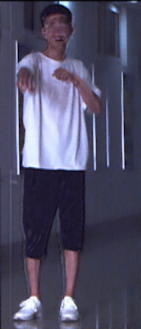
#> input picture MMPNRMNet/image_out/135.bmp, 141 x 329 px, found by its file name; its folder holds only this picture in this run
$ python sf.py
#> lines starting #> are read from the running program, lines starting #| are printed output that depends on the picture; long printed decimals are rounded
import os

import numpy as np
from PIL import Image
import math
import cv2
def SF_evaluation(image):
    M = image.shape[0]
    N = image.shape[1]

    cf =0
    rf =0
    for i in range(1,M-1):
        for j in range(1,N-1):
            dx = float(image[i, j-1])-float(image[i, j])
            rf += dx**2
            dy = float(image[i-1, j])-float(image[i,j])
            cf += dy**2

    RF = math.sqrt(rf/(M*N))
    CF = math.sqrt(cf/(M*N))
    SF = math.sqrt(RF**2+CF**2)
    return SF

if __name__ == '__main__':
    path = r'D:\MMPNRMNet\image_out'
    path1 = r'D:\MMPNRMNet\data\train\GT'
    path2 = r'D:\MMPNRMNet\data1\train\GT'
    filelist = os.listdir(path)
    sfs = 0
    for file in filelist:
        image = Image.open(os.path.join(path,file)).convert('L')
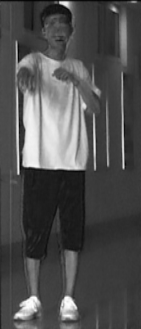
#> image: PIL image 141x329 L; min 2, max 254, mean 79.7
        image = np.array(image) / 255
#> image: shape (329, 141) float64
        sf = SF_evaluation(image)
#> after the loop in SF_evaluation, `for i in range(1,M-1):`: cf = 46.55; rf = 184.9
#> in SF_evaluation, `RF = math.sqrt(rf/(M*N))`: RF = 0.0631
#> in SF_evaluation, `CF = math.sqrt(cf/(M*N))`: CF = 0.0317
#> in SF_evaluation, `SF = math.sqrt(RF**2+CF**2)`: SF = 0.0706
#> sf = 0.0706
        print('sf:{}'.format(sf))
#| sf:0.07064
        sfs = sfs+sf
#> sfs = 0.0706
    print(sfs/5)
#| 0.01413

$ run again, on MMPNRMNet/image_out/89.bmp
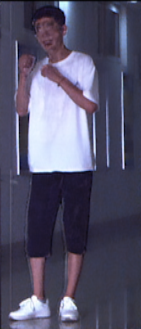
#> input picture MMPNRMNet/image_out/89.bmp, 141 x 329 px, found by its file name
#> `image = Image.open(os.path.join(path,file)).convert('L')`:
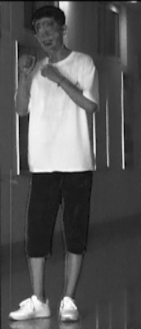
#> image: PIL image 141x329 L; min 3, max 254, mean 85.9
#> after the loop in SF_evaluation, `for i in range(1,M-1):`: cf = 51.61; rf = 164.9
#> RF = 0.0596
#> CF = 0.0334
#> SF = 0.0683
#| sf:0.06832
#| 0.01366
